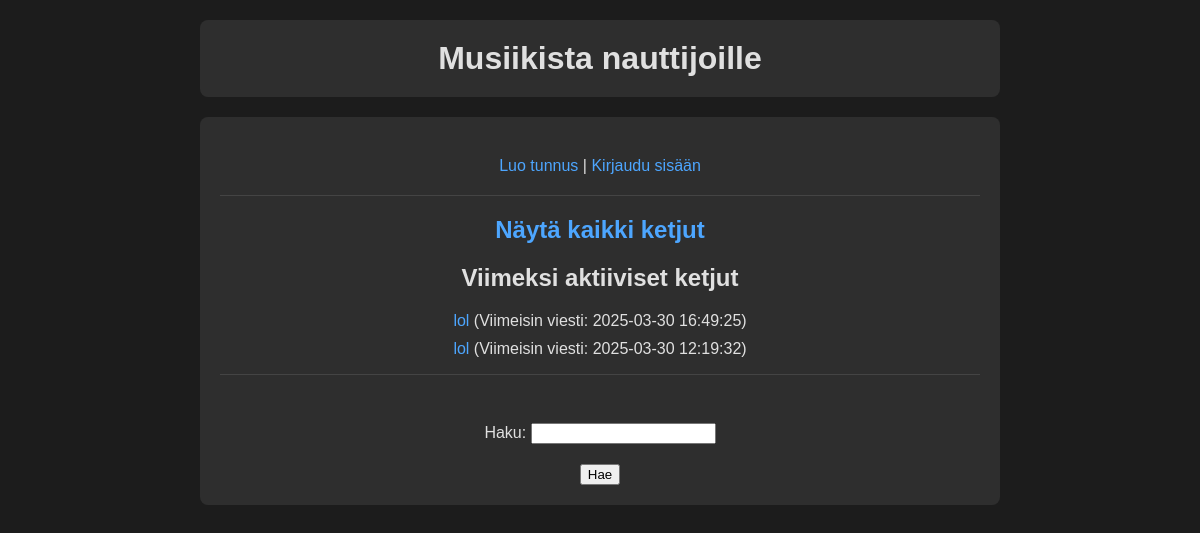
Before: / with the older database file.
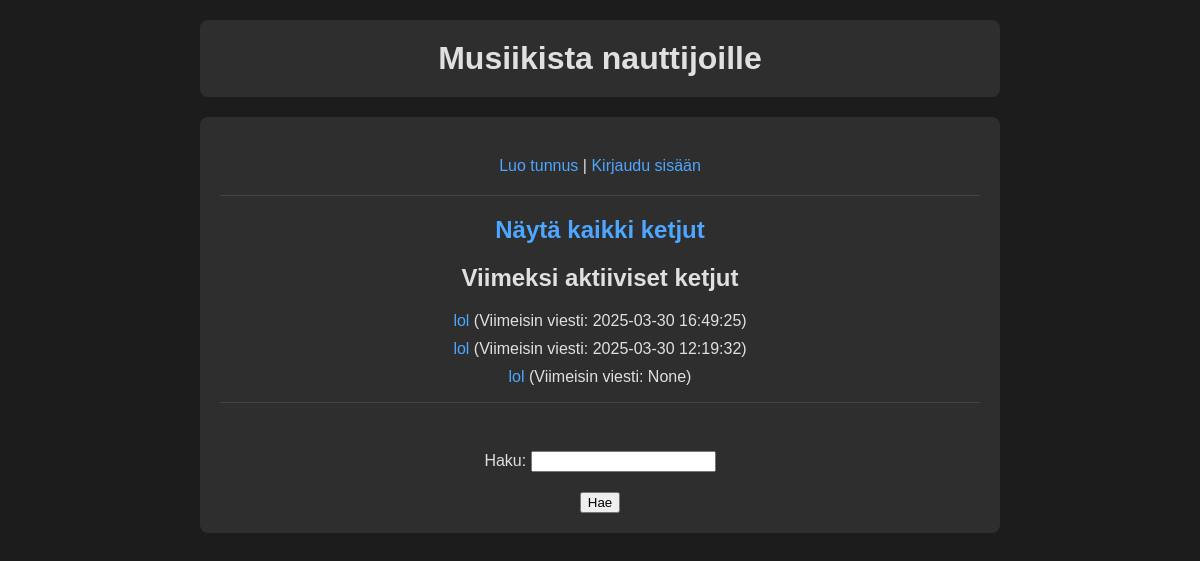
After: the same page with the newer database file.
### tables this page shows
CREATE TABLE threads (
    id INTEGER PRIMARY KEY,
    title TEXT,
    user_id INTEGER REFERENCES users
, tag_id INTEGER REFERENCES tags(id));

### app.py (the view)
@app.route("/")
def index():
    threads = forum.get_threads()
    recent_threads = forum.get_recent_threads()
    return render_template("index.html", threads=threads, recent_threads=recent_threads)

### db.py (called while the page is built)
def get_connection():
    con = sqlite3.connect("database.db")
    con.execute("PRAGMA foreign_keys = ON")
    con.row_factory = sqlite3.Row
    return con

def query(sql, params=[]):
    con = get_connection()
    result = con.execute(sql, params).fetchall()
    con.close()
    return result

### forum.py (called while the page is built)
def get_threads():
    sql = """SELECT t.id, t.title, COUNT(m.id) total, MAX(m.sent_at) last, g.name tag_name
             FROM threads t
             LEFT JOIN messages m ON t.id = m.thread_id
             LEFT JOIN tags g ON t.tag_id = g.id
             GROUP BY t.id
             ORDER BY t.id DESC"""
    return db.query(sql)

def get_recent_threads(limit=5):
    sql = """SELECT t.id, t.title, MAX(m.sent_at) AS last_message
             FROM threads t
             LEFT JOIN messages m ON t.id = m.thread_id
             GROUP BY t.id
             ORDER BY last_message DESC
             LIMIT ?"""
    return db.query(sql, [limit])

### templates/index.html (shortened to what this page needs)
<!DOCTYPE html>
<html lang="en">
<head>
  <link rel="stylesheet" href="/static/styles.css">
</head>
<body class="dark-theme">
  <div class="container">
    <div class="header">
      <h1>Musiikista nauttijoille</h1>
    </div>
    <div class="content">
      <p>
        <a href="/register">Luo tunnus</a> |
        {% if session.user_id %}
        <a href="/profile/{{ session.user_id }}">Oma profiili</a> |
        <a href="/logout">Kirjaudu ulos</a>
        {% else %}
        <a href="/login">Kirjaudu sisään</a>
        {% endif %}
      </p>
      <hr />
      <h2><a href="/view_threads">Näytä kaikki ketjut</a></h2>
      <h2>Viimeksi aktiiviset ketjut</h2>
        <ul>
          {% for thread in recent_threads %}
            <li>
              <a href="/thread/{{ thread.id }}">{{ thread.title }}</a>
              (Viimeisin viesti: {{ thread.last_message }})
            </li>
          {% endfor %}
        </ul>
        <hr />
      <form action="/search" method="get">
        <p>
          Haku:
          {% if query %}
          <input type="text" name="query" value="{{ query }}" />
          {% else %}
          <input type="text" name="query" />
          {% endif %}
        </p>
        <input type="submit" value="Hae" />
      </form>
    </div>
  </div>
</body>
</html>

Changed rows visible on the page:
added threads: title "lol", last_message "None"
